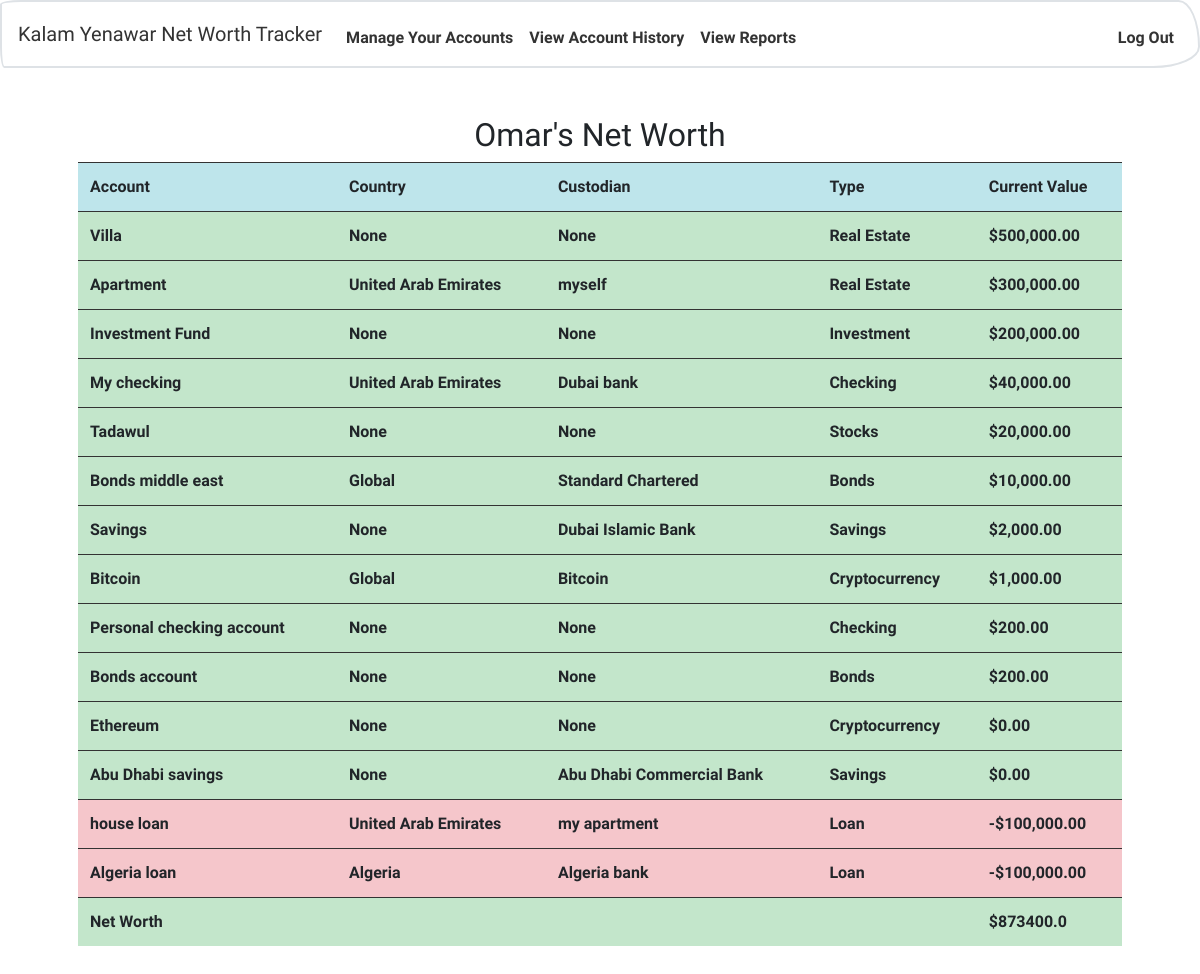
Page / (signed in) on the committed database.
### tables this page shows
CREATE TABLE 'users' ('id' INTEGER PRIMARY KEY AUTOINCREMENT NOT NULL, 'username' TEXT NOT NULL, 'hash' TEXT NOT NULL, 'realname' varchar(20));

CREATE TABLE 'accounts' ('id' integer PRIMARY KEY AUTOINCREMENT NOT NULL, 'name' varchar(20) NOT NULL, 'userid' integer NOT NULL, 'value' real, 'type' varchar(20) NOT NULL, custodian varchar(255), country varchar(255));

### application.py (the view)
@app.route("/")
@login_required
def index():
    user_id = session['user_id']
    accounts = db.execute("SELECT * FROM accounts WHERE userid = :user_id ORDER BY value DESC", user_id=user_id)
    user = db.execute("SELECT * FROM users WHERE id = :user_id", user_id=user_id)
    total = 0
    for row in accounts:
        total += row['value']
    return render_template("index.html", accounts=accounts, user=user, total=total)

### application.py (called while the page is built)
@app.after_request
def after_request(response):
    response.headers["Cache-Control"] = "no-cache, no-store, must-revalidate"
    response.headers["Expires"] = 0
    response.headers["Pragma"] = "no-cache"
    return response

### helpers.py (called while the page is built)
def login_required(f):
    @wraps(f)
    def decorated_function(*args, **kwargs):
        if session.get("user_id") is None:
            return redirect("/login")
        return f(*args, **kwargs)
    return decorated_function

### templates/index.html (shortened to what this page needs)
{% extends "layout.html" %}
{% block main %}
    {% if user[0]['realname'] == NULL %}
        <h2>{{ user[0]['username'] }}'s Net Worth</h2>
    {% else %}
        <h2>{{ user[0]['realname'] }}'s Net Worth</h2>
    {% endif %}
    <table class="table table-hover">
        <tr class="table-info">
            <th>Account</th>
            <th>Country</th>
            <th>Custodian</th>
            <th>Type</th>
            <th>Current Value</th>
        </tr>
        {% for row in accounts %}
        {% if row['value'] < 0 %}
        <tr class="table-danger">
        {% else %}
        <tr class="table-success">
        {% endif %}
            <td>{{ row['name'] }}</td>
            <td>{{ row['country'] }}</td>
            <td>{{ row['custodian'] }}</td>
            <td>{{ row['type'] }}</td>
            {% if row['value'] < 0 %}
            <td>-${{ "{:,.2f}".format(row['value'] * -1) }}</td>
            {% else %}
            <td>${{ "{:,.2f}".format(row['value']) }}</td>
            {% endif %}
        </tr>
        {% endfor %}
        {% if total > 0 %}
        <tr class="table-success">
            <td>Net Worth</td>
            <td></td>
            <td></td>
            <td></td>
            <td>${{ total }}</td>
        </tr>
        {% endif %}
    </table>
{% endblock %}

### rows in the picture
users: realname "Omar"
accounts: name "Villa", country "None", custodian "None", type "Real Estate", value "500,000.00"
accounts: name "Apartment", country "United Arab Emirates", custodian "myself", type "Real Estate", value "300,000.00"
accounts: name "Investment Fund", country "None", custodian "None", type "Investment", value "200,000.00"
accounts: name "My checking", country "United Arab Emirates", custodian "Dubai bank", type "Checking", value "40,000.00"
accounts: name "Tadawul", country "None", custodian "None", type "Stocks", value "20,000.00"
accounts: name "Bonds middle east", country "Global", custodian "Standard Chartered", type "Bonds", value "10,000.00"
accounts: name "Savings", country "None", custodian "Dubai Islamic Bank", type "Savings", value "2,000.00"
accounts: name "Bitcoin", country "Global", custodian "Bitcoin", type "Cryptocurrency", value "1,000.00"
accounts: name "Personal checking account", country "None", custodian "None", type "Checking", value "200.00"
accounts: name "Bonds account", country "None", custodian "None", type "Bonds", value "200.00"
accounts: name "Ethereum", country "None", custodian "None", type "Cryptocurrency", value "0.00"
accounts: name "Abu Dhabi savings", country "None", custodian "Abu Dhabi Commercial Bank", type "Savings", value "0.00"
accounts: name "house loan", country "United Arab Emirates", custodian "my apartment", type "Loan", value "100,000.00"
accounts: name "Algeria loan", country "Algeria", custodian "Algeria bank", type "Loan", value "100,000.00"

### other values in the picture
{{ total }} "873400.0"
